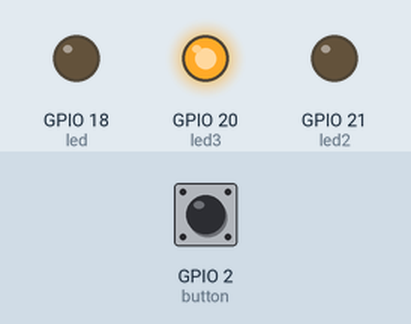
Simulated run of this program. Board: Raspberry Pi (BCM pin numbers). Parts: output pins drawn as LEDs (lit = HIGH). Inputs (shaded band) come from the test bench; at power-on: GPIO 2 (button) HIGH.

Above: at 1.2 s.
1.3 s: GPIO 2 (button) pulled LOW for 0.15 s
At 1.8 s:
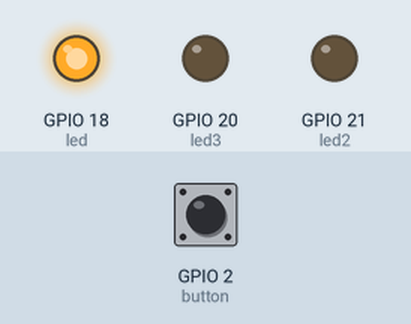
At 10.3 s:
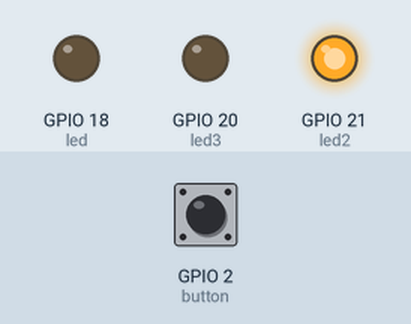
Timing chart, 0 to 10.8 s (numbered marks = the images above; inputs shaded):
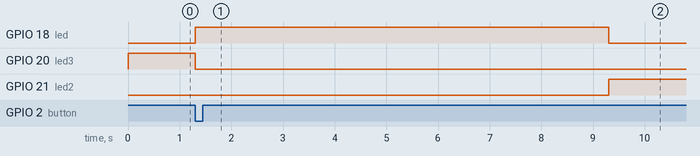

The program:

traffic_light.py
```python
from gpiozero import LED, Button
from time import sleep


led = LED(18)
led2 = LED(21)
led3 = LED(20)

button = Button(2)
while True:
    led3.on()
    button.wait_for_press()
    led3.off()
    led.on()
    sleep(8)
    led.off()
    led2.on()
    sleep(10)
    led2.off()
    led3.on()
    sleep(10)
    #button.wait_for_release()

#button.when_pressed = led1.on
#button.when_released = led2.on

#pause()
```

Measured:
- after the input at 1.3 s, GPIO 18 (led): LOW → HIGH at once, → LOW 8.0 s later; GPIO 20 (led3): HIGH → LOW at once; GPIO 21 (led2): LOW → HIGH after 8.0 s
